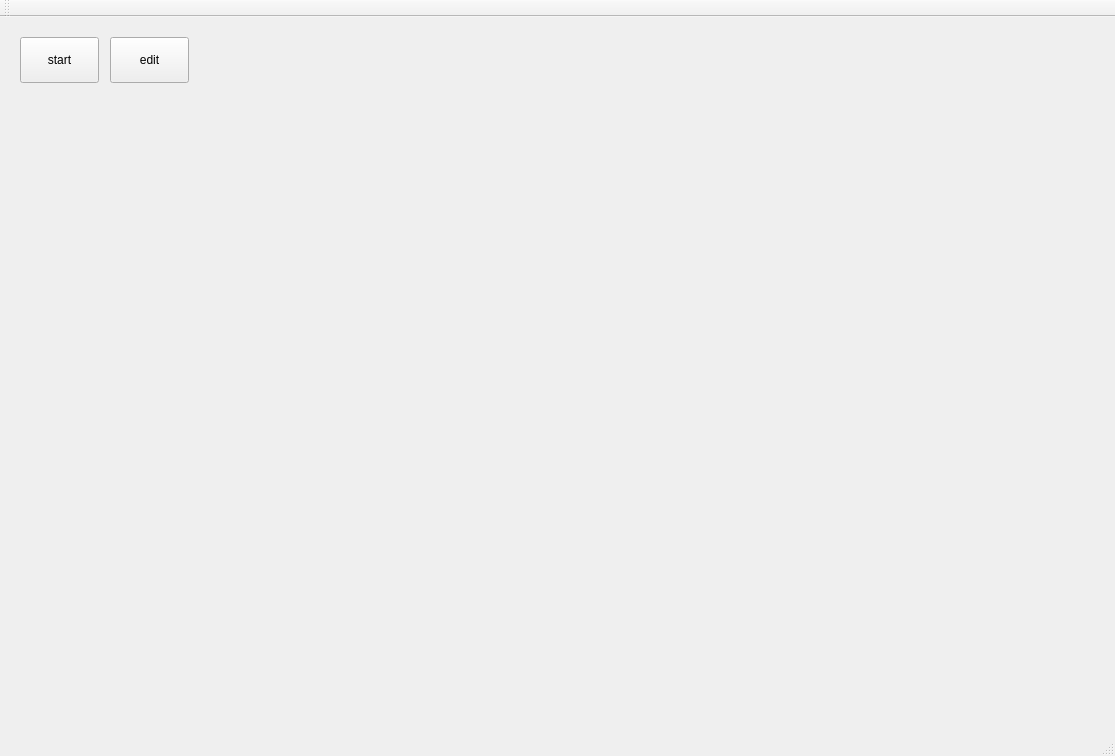
<?xml version="1.0" encoding="UTF-8"?>
<ui version="4.0">
 <class>MyClassClass</class>
 <widget class="QMainWindow" name="MyClassClass">
  <property name="geometry">
   <rect>
    <x>0</x>
    <y>0</y>
    <width>1115</width>
    <height>756</height>
   </rect>
  </property>
  <property name="windowTitle">
   <string>MyClass</string>
  </property>
  <widget class="QWidget" name="centralWidget">
   <widget class="QPushButton" name="strBtn">
    <property name="geometry">
     <rect>
      <x>20</x>
      <y>20</y>
      <width>79</width>
      <height>46</height>
     </rect>
    </property>
    <property name="text">
     <string>start</string>
    </property>
   </widget>
   <widget class="QPushButton" name="editBtn">
    <property name="geometry">
     <rect>
      <x>110</x>
      <y>20</y>
      <width>79</width>
      <height>46</height>
     </rect>
    </property>
    <property name="text">
     <string>edit</string>
    </property>
   </widget>
   <widget class="QWidget" name="verticalLayoutWidget">
    <property name="geometry">
     <rect>
      <x>10</x>
      <y>10</y>
      <width>1091</width>
      <height>681</height>
     </rect>
    </property>
    <layout class="QVBoxLayout" name="verticalLayout"/>
   </widget>
   <zorder>verticalLayoutWidget</zorder>
   <zorder>strBtn</zorder>
   <zorder>editBtn</zorder>
  </widget>
  <widget class="QMenuBar" name="menuBar">
   <property name="geometry">
    <rect>
     <x>0</x>
     <y>0</y>
     <width>1115</width>
     <height>26</height>
    </rect>
   </property>
  </widget>
  <widget class="QToolBar" name="mainToolBar">
   <attribute name="toolBarArea">
    <enum>TopToolBarArea</enum>
   </attribute>
   <attribute name="toolBarBreak">
    <bool>false</bool>
   </attribute>
  </widget>
  <widget class="QStatusBar" name="statusBar"/>
 </widget>
 <layoutdefault spacing="6" margin="11"/>
 <resources>
  <include location="myclass.qrc"/>
 </resources>
 <connections>
  <connection>
   <sender>strBtn</sender>
   <signal>clicked()</signal>
   <receiver>MyClassClass</receiver>
   <slot>newDig()</slot>
   <hints>
    <hint type="sourcelabel">
     <x>36</x>
     <y>92</y>
    </hint>
    <hint type="destinationlabel">
     <x>147</x>
     <y>301</y>
    </hint>
   </hints>
  </connection>
 </connections>
 <slots>
  <slot>newDig()</slot>
 </slots>
</ui>
